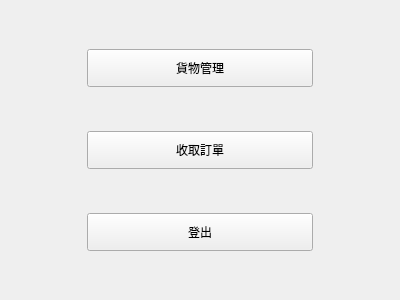
<?xml version="1.0" encoding="UTF-8"?>
<ui version="4.0">
 <class>ManagerMenuForm</class>
 <widget class="QWidget" name="ManagerMenuForm">
  <property name="geometry">
   <rect>
    <x>0</x>
    <y>0</y>
    <width>400</width>
    <height>300</height>
   </rect>
  </property>
  <property name="windowTitle">
   <string>Form</string>
  </property>
  <layout class="QHBoxLayout" name="horizontalLayout" stretch="1,3,1">
   <item>
    <spacer name="horizontalSpacer_2">
     <property name="orientation">
      <enum>Qt::Horizontal</enum>
     </property>
     <property name="sizeHint" stdset="0">
      <size>
       <width>40</width>
       <height>20</height>
      </size>
     </property>
    </spacer>
   </item>
   <item>
    <layout class="QVBoxLayout" name="verticalLayout" stretch="1,1,1,1,1,1,1">
     <item>
      <spacer name="verticalSpacer">
       <property name="orientation">
        <enum>Qt::Vertical</enum>
       </property>
       <property name="sizeHint" stdset="0">
        <size>
         <width>20</width>
         <height>40</height>
        </size>
       </property>
      </spacer>
     </item>
     <item>
      <widget class="QPushButton" name="pushButton">
       <property name="sizePolicy">
        <sizepolicy hsizetype="Minimum" vsizetype="Minimum">
         <horstretch>0</horstretch>
         <verstretch>0</verstretch>
        </sizepolicy>
       </property>
       <property name="text">
        <string>貨物管理</string>
       </property>
      </widget>
     </item>
     <item>
      <spacer name="verticalSpacer_4">
       <property name="orientation">
        <enum>Qt::Vertical</enum>
       </property>
       <property name="sizeHint" stdset="0">
        <size>
         <width>20</width>
         <height>40</height>
        </size>
       </property>
      </spacer>
     </item>
     <item>
      <widget class="QPushButton" name="pushButton_2">
       <property name="sizePolicy">
        <sizepolicy hsizetype="Minimum" vsizetype="Minimum">
         <horstretch>0</horstretch>
         <verstretch>0</verstretch>
        </sizepolicy>
       </property>
       <property name="text">
        <string>收取訂單</string>
       </property>
      </widget>
     </item>
     <item>
      <spacer name="verticalSpacer_3">
       <property name="orientation">
        <enum>Qt::Vertical</enum>
       </property>
       <property name="sizeHint" stdset="0">
        <size>
         <width>20</width>
         <height>40</height>
        </size>
       </property>
      </spacer>
     </item>
     <item>
      <widget class="QPushButton" name="pushButton_3">
       <property name="sizePolicy">
        <sizepolicy hsizetype="Minimum" vsizetype="Minimum">
         <horstretch>0</horstretch>
         <verstretch>0</verstretch>
        </sizepolicy>
       </property>
       <property name="text">
        <string>登出</string>
       </property>
      </widget>
     </item>
     <item>
      <spacer name="verticalSpacer_2">
       <property name="orientation">
        <enum>Qt::Vertical</enum>
       </property>
       <property name="sizeHint" stdset="0">
        <size>
         <width>20</width>
         <height>40</height>
        </size>
       </property>
      </spacer>
     </item>
    </layout>
   </item>
   <item>
    <spacer name="horizontalSpacer_3">
     <property name="orientation">
      <enum>Qt::Horizontal</enum>
     </property>
     <property name="sizeHint" stdset="0">
      <size>
       <width>40</width>
       <height>20</height>
      </size>
     </property>
    </spacer>
   </item>
  </layout>
 </widget>
 <resources/>
 <connections/>
</ui>
